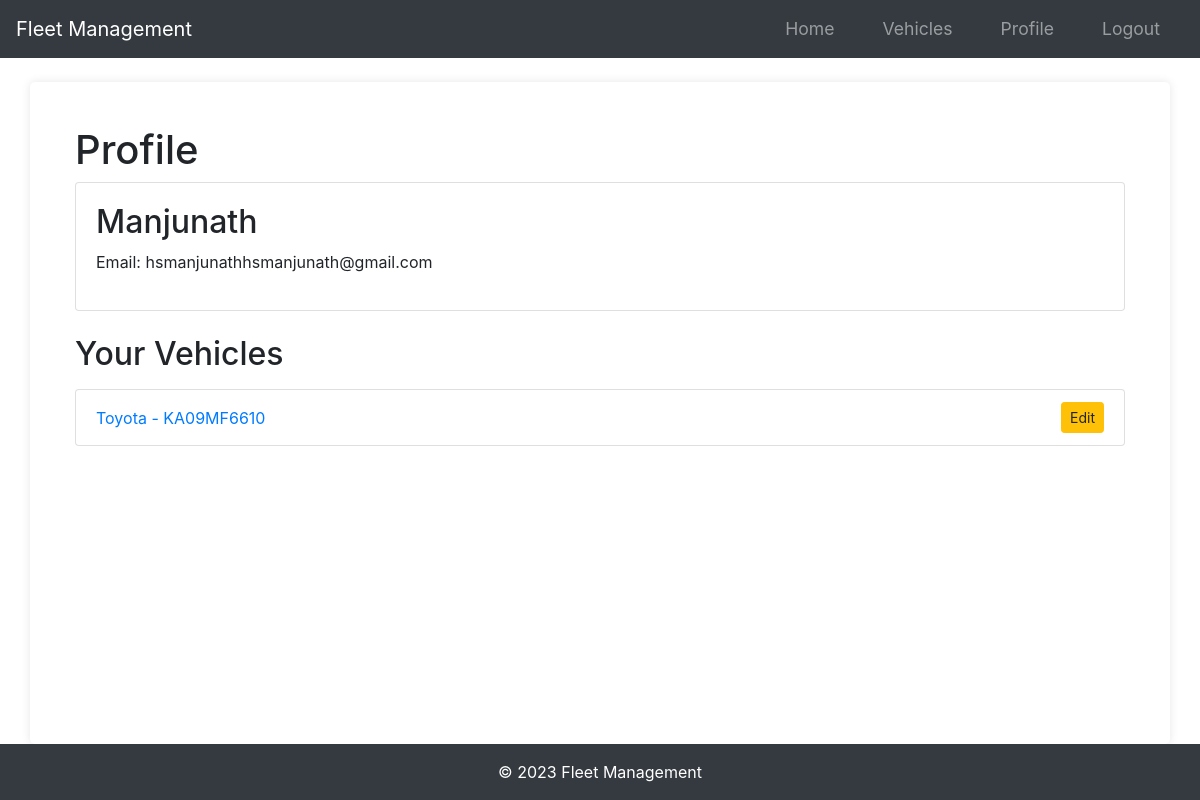
The app's page /profile (signed in), older data.
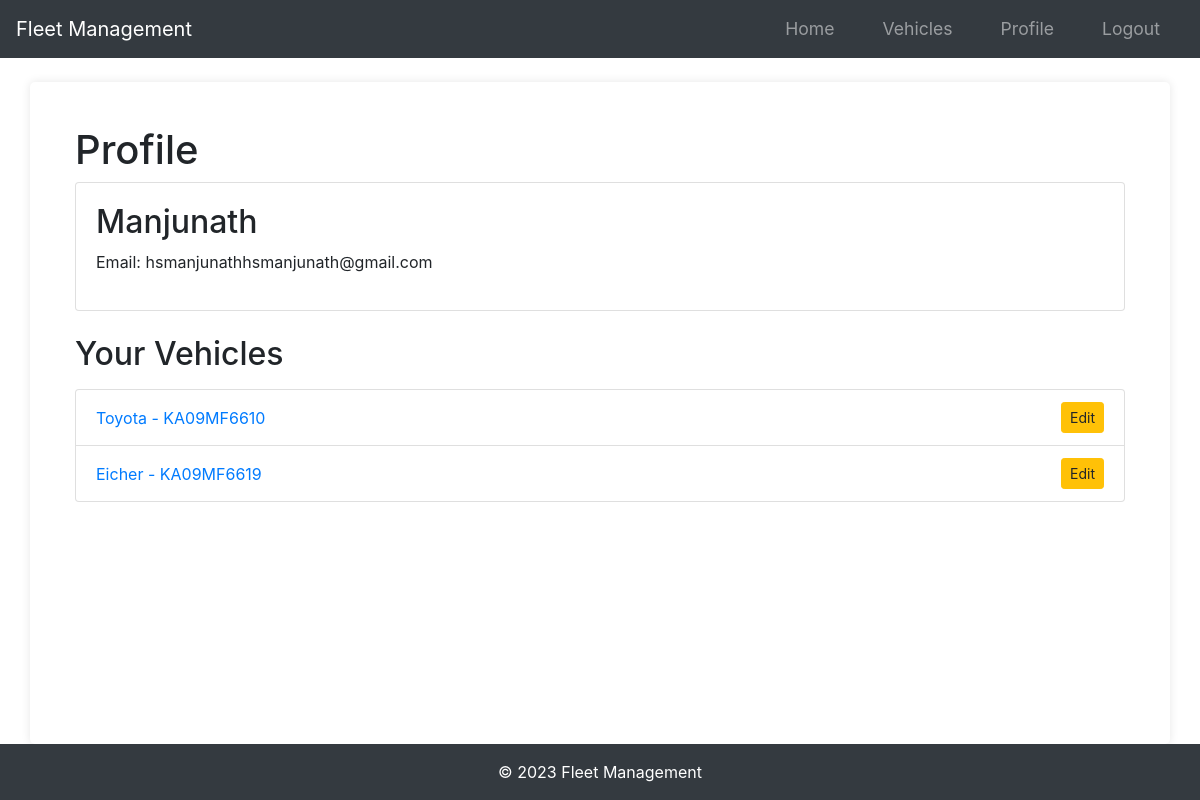
The same page, newer data.
### app/models.py (models this page shows)
class Vehicle(db.Model):
    id = db.Column(db.Integer, primary_key=True)
    name = db.Column(db.String(100), nullable=False)
    vehicle_number = db.Column(db.String(100), unique=True, nullable=False)
    user_id = db.Column(db.Integer, db.ForeignKey("user.id"), nullable=False)
    documents = db.relationship(
        "Document", backref="vehicle", lazy=True, cascade="all, delete-orphan"
    )

### app/routes.py (the view)
@main.route("/profile")
@login_required
def profile():
    vehicles = Vehicle.query.filter_by(owner=current_user).all()
    return render_template("profile.html", vehicles=vehicles)

### app/__init__.py (called while the page is built)
def create_app(config_class=Config):
    app = Flask(__name__)
    app.config.from_object(config_class)
    db.init_app(app)
    bcrypt.init_app(app)
    login_manager.init_app(app)
    mail.init_app(app)
    migrate.init_app(app, db)
    login_manager.login_view = 'main.login'
    login_manager.login_message_category = 'info'
    from app.models import User
    @login_manager.user_loader
    def load_user(user_id):
        return User.query.get(int(user_id))
    from app.routes import main as main_blueprint
    app.register_blueprint(main_blueprint)
    scheduler = BackgroundScheduler()
    scheduler.add_job(check_document_expirations, 'interval', hours=24)
    scheduler.start()
    return app

### app/templates/profile.html (shortened to what this page needs)
{% extends "layout.html" %}
{% block main %}
<div class="container">
    <h1 class="mt-4">Profile</h1>
    <div class="card">
        <div class="card-body">
            <h2>{{ current_user.username }}</h2>
            <p>Email: {{ current_user.email }}</p>
        </div>
    </div>
    <h2 class="mt-4">Your Vehicles</h2>
    <ul class="list-group mt-3">
        {% for vehicle in vehicles %}
        <li class="list-group-item d-flex justify-content-between align-items-center">
            <a href="{{ url_for('main.vehicle', vehicle_id=vehicle.id) }}">{{ vehicle.name }} - {{ vehicle.vehicle_number }}</a>
            <a href="{{ url_for('main.edit_vehicle', vehicle_id=vehicle.id) }}" class="btn btn-warning btn-sm">Edit</a>
        </li>
        {% endfor %}
    </ul>
</div>
{% endblock %}

Row changes from the older to the newer data that the page shows:
added Vehicle: name "Eicher", vehicle_number "KA09MF6619"
